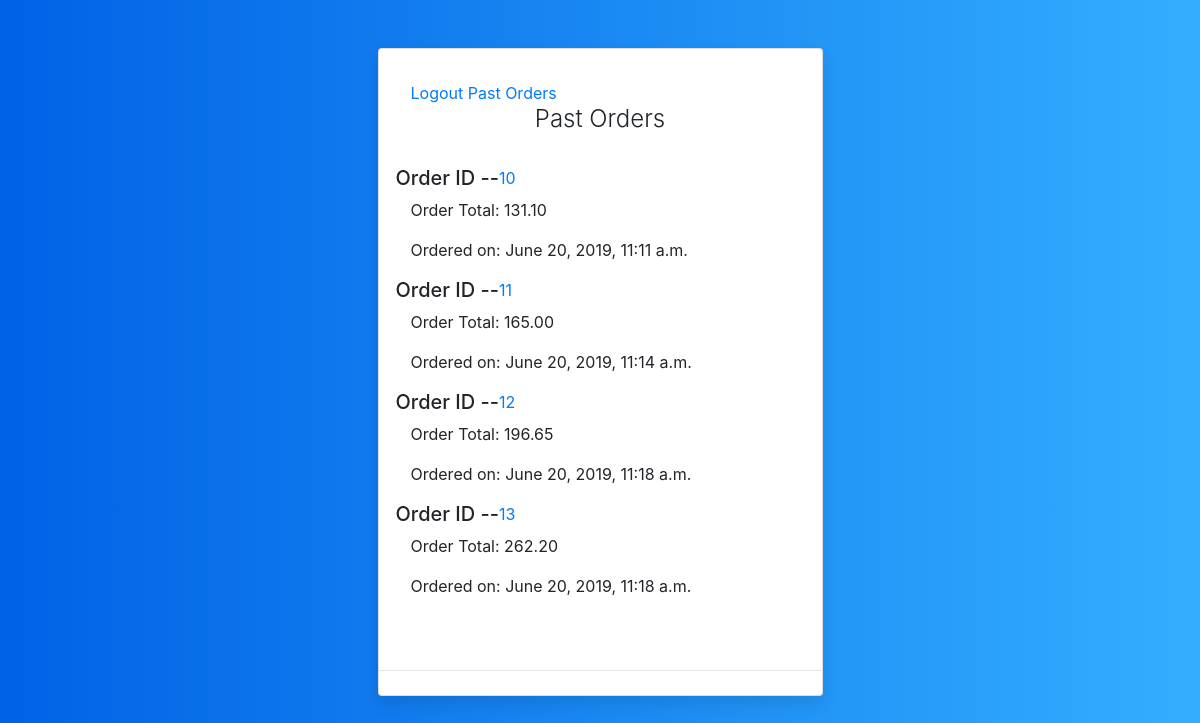
/pastOrders (signed in), run on the app's committed database.
### menus/models.py (models this page shows, shortened)
class Cart(models.Model):
    checked_out = models.BooleanField(default=False)
    created_at = models.DateTimeField(auto_now=True)
    user= models.ForeignKey(User, on_delete=models.CASCADE)
    Items = models.ManyToManyField('Item',through='Order')
    @property
    def total(self):
        total = 0
        for item in Order.objects.filter(cart=self):
            total+= item.Item.price*item.quantity
        return total
    class Meta:
        verbose_name = 'Cart'
        verbose_name_plural = 'Carts'

class Order(models.Model):
    cart = models.ForeignKey('Cart', related_name='cart', on_delete=models.CASCADE)
    Item = models.ForeignKey('Item',related_name='item', on_delete=models.CASCADE)
    quantity = models.PositiveIntegerField(default=1)
    class Meta:
        verbose_name = ("Order")
        verbose_name_plural = ("Orders")

class Item(models.Model):
    name = models.CharField(max_length = 100)
    description = models.CharField(max_length = 200)
    price = models.DecimalField(max_digits=5, decimal_places=2)
    restaurant = models.ForeignKey('Restaurant', on_delete=models.CASCADE)
    class Meta:
        verbose_name = ("Item")
        verbose_name_plural = ("Items")

### menus/views.py (the view)
# urls.py: path('pastOrders', past_orders, name='past_orders'),
@login_required
def past_orders(request):
    cart = Cart.objects.filter(user=request.user,checked_out=True)
    return render(request, "past_orders.html", context={"carts": cart})

### templates/past_orders.html (shortened to what this page needs)
{% load static %}
<head>
<link rel="stylesheet" type="text/css" href="{% static 'css/one.css' %}">
<link href="https://stackpath.bootstrapcdn.com/bootstrap/4.3.1/js/bootstrap.bundle.min.js?fbclid=IwAR2s8V1BkjgZOBQhELChAmX48Xqy1NrVdH_Et5i5smGNNwvsUGnbT4xf0OY" rel="stylesheet">
<link href="https://stackpath.bootstrapcdn.com/bootstrap/4.3.1/css/bootstrap.min.css" rel="stylesheet">
</head>
    <body>
    <div class="container">
      <div class="row">
      <div class="col-sm-9 col-md-7 col-lg-5 mx-auto">
        <div class="card card-signin my-5">
          <div class="card-body">
          {% if user.is_active %}
            <a href="{% url 'logout' %}">Logout</a>
            <a href="{% url 'past_orders' %}">Past Orders</a>
            {% else %}
            <a href="{% url 'login' %}">Login</a>
            <a href="{% url 'signup' %}">Sign up</a>
            {% endif %}
            <h3 class="card-title text-center">Past Orders</h3>
            {% for cart in carts %}
                    <div class="row">
                    <h5>Order ID -- </h5> <a href="{% url 'cart_items' cart.id %}">{{cart.id}}</a>
</div>
                        <p>Order Total: {{cart.total}}</p>
                        <p>Ordered on: {{cart.created_at}}</p>
                    {% endfor %}
        </div>
      <hr class="my-4">
        </div>
      </div>
    </div>
  </div>
</body>

### menus/static/css/one.css (style rules this page uses)
body { background: #007bff; background: linear-gradient(to right, #0062E6, #33AEFF); }
.card-signin { border: 0; border-radius: 1rem; box-shadow: 0 0.5rem 1rem 0 rgba(0, 0, 0, 0.1); overflow: hidden; }
.card-signin .card-title { margin-bottom: 2rem; font-weight: 300; font-size: 1.5rem; }
.card-signin .card-body { padding: 2rem; }

### data on the page
Cart: id "10", total "131.10", created_at "June 20, 2019, 11:11 a.m."
Cart: id "11", total "165.00", created_at "June 20, 2019, 11:14 a.m."
Cart: id "12", total "196.65", created_at "June 20, 2019, 11:18 a.m."
Cart: id "13", total "262.20", created_at "June 20, 2019, 11:18 a.m."
